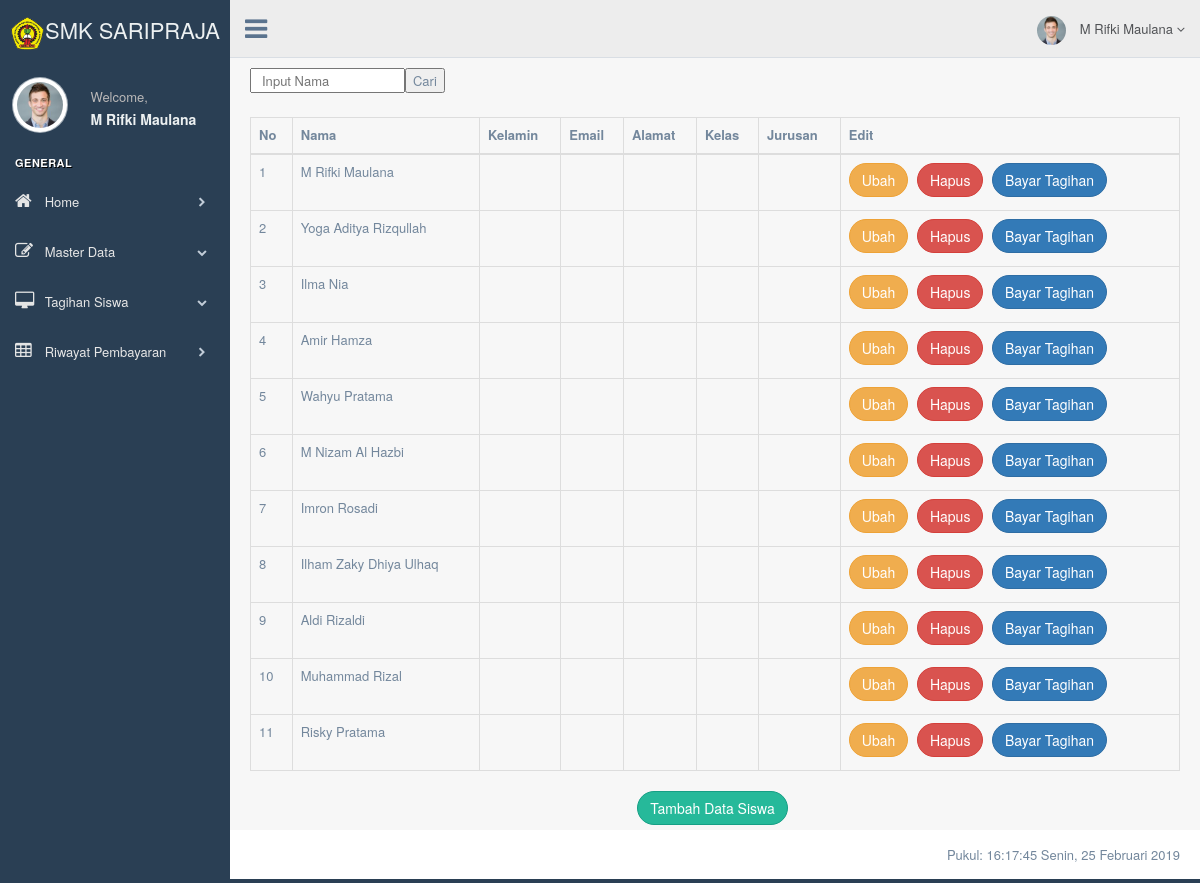
The app's page /production/datasiswa.php (signed in) with its own data.
### tables this page shows
CREATE TABLE `siswa` (
  `nis` int(11) NOT NULL,
  `nisn` int(100) NOT NULL,
  `namasiswa` varchar(100) NOT NULL,
  `jeniskelamin` varchar(100) NOT NULL,
  `alamat` varchar(100) NOT NULL,
  `agama` varchar(100) NOT NULL,
  `kelas` varchar(100) NOT NULL,
  `status` varchar(100) NOT NULL DEFAULT 'Aktif'
);

### production/datasiswa.php (the view, shortened to what this page needs)
<!DOCTYPE html>
<html lang="en">
<head>
  <link href="../vendors/bootstrap/dist/css/bootstrap.min.css" rel="stylesheet">
  <link href="../vendors/font-awesome/css/font-awesome.min.css" rel="stylesheet">
  <link href="../vendors/nprogress/nprogress.css" rel="stylesheet">
  <link href="../vendors/iCheck/skins/flat/green.css" rel="stylesheet">
  <link href="../vendors/bootstrap-progressbar/css/bootstrap-progressbar-3.3.4.min.css" rel="stylesheet">
  <link href="../vendors/jqvmap/dist/jqvmap.min.css" rel="stylesheet" />
  <link href="../vendors/bootstrap-daterangepicker/daterangepicker.css" rel="stylesheet">
  <link href="../build/css/custom.min.css" rel="stylesheet">
</head>
<body class="nav-md">
  <div class="container body">
    <div class="main_container">
      <div class="col-md-3 left_col">
        <div class="left_col scroll-view">
          <div class="navbar nav_title" style="border: 0;">
            <a class="site_title"><img src="images/logo.PNG" width="35px" height="33px"><span>SMK SARIPRAJA</span></a>
          </div>
          <div class="profile clearfix">
            <div class="profile_pic">
              <img src="images/img.jpg" alt="..." class="img-circle profile_img">
            </div>
            <div class="profile_info">
              <span>Welcome,</span>
              <h2><strong>
                  <?php echo $_SESSION["admin"]["namaadmin"] ?></strong></h2>
            </div>
          </div>
          <br />
          <div id="sidebar-menu" class="main_menu_side hidden-print main_menu">
            <div class="menu_section">
              <h3>General</h3>
              <ul class="nav side-menu">
                <li><a href="index.php"><i class="fa fa-home"></i> Home <span class="fa fa-chevron-right"></span></a>
                </li>
                <li><a><i class="fa fa-edit"></i> Master Data <span class="fa fa-chevron-down"></span></a>
                </li>
                <li><a><i class="fa fa-desktop"></i> Tagihan Siswa <span class="fa fa-chevron-down"></span></a>
                </li>
                <li><a href="riwayat.php"><i class="fa fa-table"></i> Riwayat Pembayaran <span class="fa fa-chevron-right"></span></a>
                </li>
              </ul>
            </div>
          </div>
        </div>
      </div>
      <div class="top_nav">
        <div class="nav_menu">
          <nav>
            <div class="nav toggle">
              <a id="menu_toggle"><i class="fa fa-bars"></i></a>
            </div>
            <ul class="nav navbar-nav navbar-right">
              <li class="">
                <a href="javascript:;" class="user-profile dropdown-toggle" data-toggle="dropdown" aria-expanded="false">
                  <img src="images/img.jpg" alt="">
                  <?php echo $_SESSION["admin"]["namaadmin"] ?>
                  <span class=" fa fa-angle-down"></span>
                </a>
              </li>
            </ul>
          </nav>
        </div>
      </div>
      <div class="right_col" role="main">
        <?php
            $koneksi = mysqli_connect('localhost','root','','sikeuangan');
            if(isset($_POST['search'])){
              $searchKey = $_POST['search'];
              $sql = "SELECT * FROM siswa WHERE namasiswa LIKE '%$searchKey%'";
            }else{
              $sql = "SELECT * FROM siswa";
              $searchKey = "";
            }
              $result = mysqli_query($koneksi,$sql);
          ?>
        <div class="container">
          <form method="post">
            <input type="text" class="col-md-2" name="search" placeholder="Input Nama" value="<?php echo $searchKey; ?>">
            <button>Cari</button>
          </form>
          <br>
          <table class="table table-bordered">
            <thead>
              <tr>
                <th>No</th>
                <th>Nama</th>
                <th>Kelamin</th>
                <th>Email</th>
                <th>Alamat</th>
                <th>Kelas</th>
                <th>Jurusan</th>
                <th>Edit</th>
              </tr>
            </thead>
            <tbody>
              <?php $nomor=1; ?>
              <?php  while($pecah = mysqli_fetch_object($result)) { ?>
              <tr>
                <td>
                  <?php echo $nomor; ?>
                </td>
                <td>
                  <?php echo $pecah->namasiswa; ?>
                </td>
                <td>
                </td>
                <td>
                </td>
                <td>
                </td>
                <td>
                </td>
                <td>
                </td>
                <td>
                  <a href="ubahsiswa.php?&id=<?php echo $pecah->idsiswa ?>" class="btn btn-round btn-warning">Ubah</a>
                  <a href="hapussiswa.php?&id=<?php echo $pecah->idsiswa ?>" class="btn btn-round btn-danger">Hapus</a>
                  <a href="detail.php?&id=<?php echo $pecah->idsiswa ?>" class="btn btn-round btn-primary">Bayar
                    Tagihan</a>
                </td>
              </tr>
              <?php $nomor++; ?>
              <?php } ?>
            </tbody>
          </table>
          <center><a href="tambahsiswa.php" class="btn btn-round btn-success">Tambah Data Siswa</a></center>
        </div>
      </div>
      <footer>
        <div class="pull-right">
          Pukul:
          <body onload="tampilkanwaktu();setInterval('tampilkanwaktu()', 1000);">
            <span id="clock"></span>
            <?php
            $hari = date('l');
              if ($hari=="Sunday") {
                echo "Minggu";
              }elseif ($hari=="Monday") {
                echo "Senin";
              }elseif ($hari=="Tuesday") {
                echo "Selasa";
              }elseif ($hari=="Wednesday") {
                echo "Rabu";
              }elseif ($hari=="Thursday") {
                echo("Kamis");
              }elseif ($hari=="Friday") {
                echo "Jum'at";
              }elseif ($hari=="Saturday") {
                echo "Sabtu";
              }
          ?>,
            <?php
            $tgl =date('d');
            echo $tgl;
            $bulan =date('F');
            if ($bulan=="January") {
              echo " Januari ";
            }elseif ($bulan=="February") {
              echo " Februari ";
            }elseif ($bulan=="March") {
              echo " Maret ";
            }elseif ($bulan=="April") {
              echo " April ";
            }elseif ($bulan=="May") {
              echo " Mei ";
            }elseif ($bulan=="June") {
              echo " Juni ";
            }elseif ($bulan=="July") {
              echo " Juli ";
            }elseif ($bulan=="August") {
              echo " Agustus ";
            }elseif ($bulan=="September") {
              echo " September ";
            }elseif ($bulan=="October") {
              echo " Oktober ";
            }elseif ($bulan=="November") {
              echo " November ";
            }elseif ($bulan=="December") {
              echo " Desember ";
          }
          $tahun=date('Y');
          echo $tahun;
        ?>
        </div>
        <div class="clearfix"></div>
      </footer>
</body>
</html>

### records on screen
siswa: namasiswa "M Rifki Maulana"
siswa: namasiswa "Yoga Aditya Rizqullah"
siswa: namasiswa "Ilma Nia"
siswa: namasiswa "Amir Hamza"
siswa: namasiswa "Wahyu Pratama"
siswa: namasiswa "M Nizam Al Hazbi"
siswa: namasiswa "Imron Rosadi"
siswa: namasiswa "Ilham Zaky Dhiya Ulhaq"
siswa: namasiswa "Aldi Rizaldi"
siswa: namasiswa "Muhammad Rizal"
siswa: namasiswa "Risky Pratama"

### other values on screen
$_SESSION["admin"]["namaadmin"] "M Rifki Maulana"
